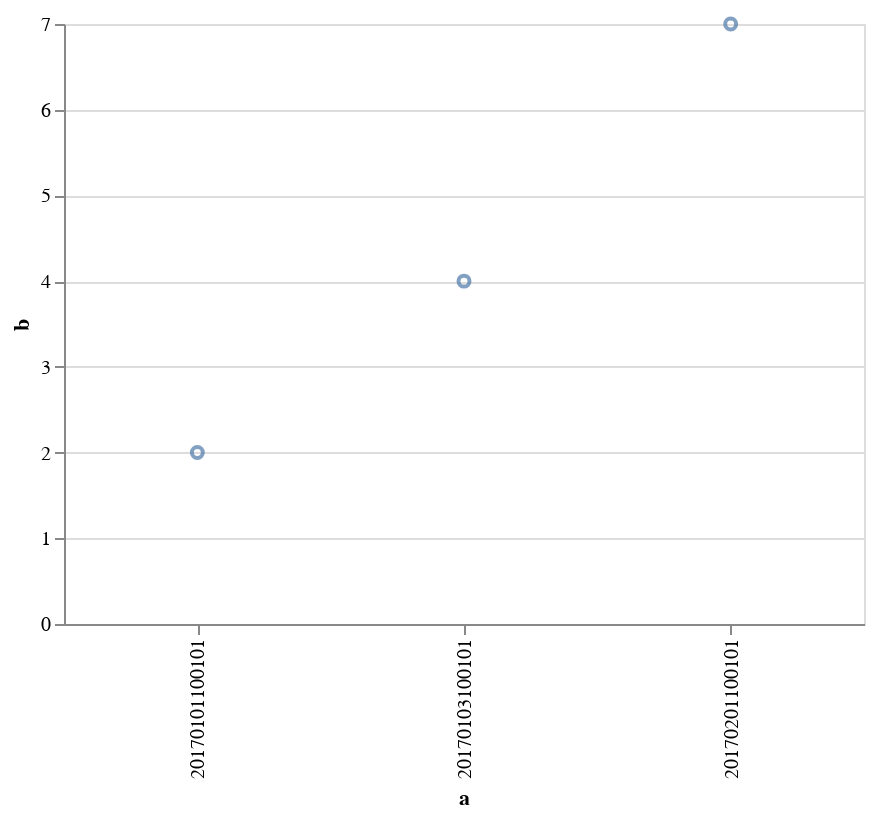

This figure's notebook cell:
### Code cell
alt.Chart(data).mark_point().encode(x='a', y='b')

### Figure 1 — Vega-Lite specification as saved in the notebook (floating-point values rounded to 4 significant figures)
{"$schema": "https://vega.github.io/schema/vega-lite/v2.6.0.json", "config": {"view": {"height": 300, "width": 400}}, "data": {"name": "data-94413496229ba7f3a558d4677aa96f0c"}, "datasets": {"data-94413496229ba7f3a558d4677aa96f0c": [{"a": "20170101100101", "b": 2}, {"a": "20170201100101", "b": 7}, {"a": "20170103100101", "b": 4}]}, "encoding": {"x": {"field": "a", "type": "nominal"}, "y": {"field": "b", "type": "quantitative"}}, "mark": "point"}
